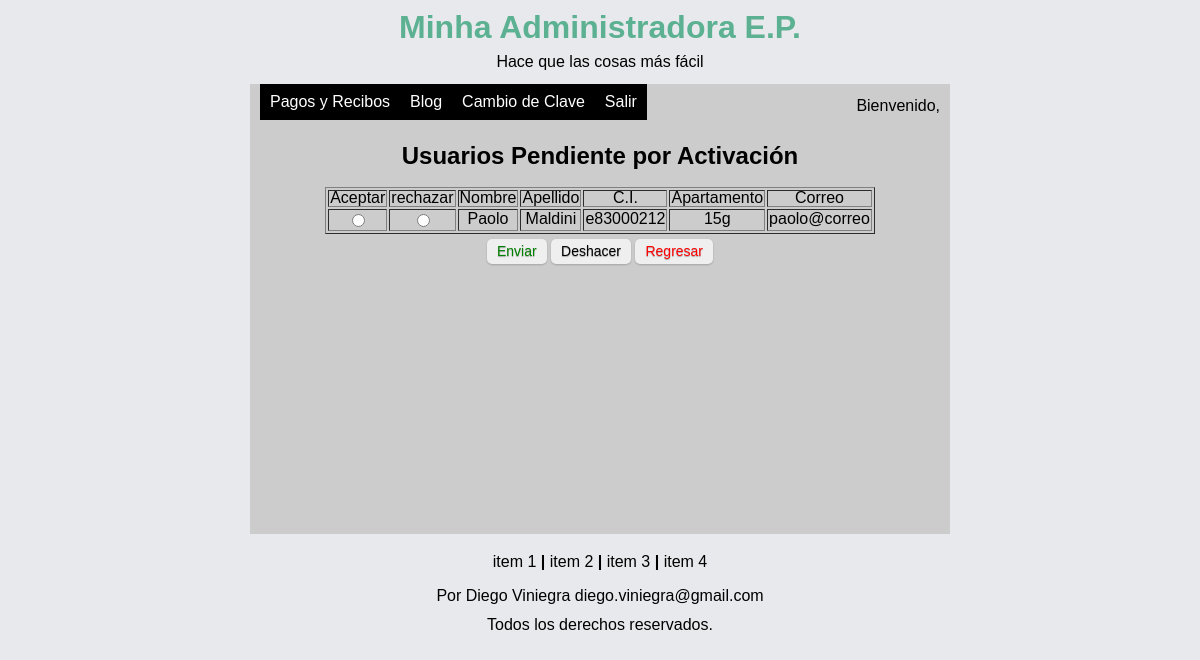
/pending_users.php, run on an earlier commit of the app's database.
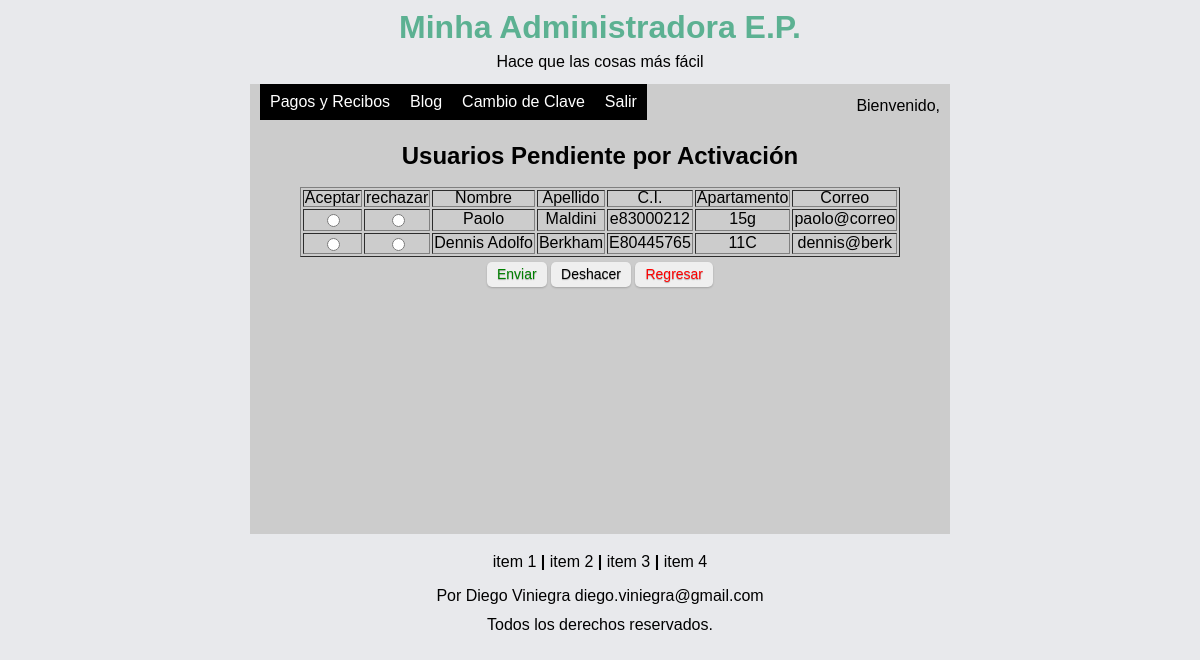
And on a later commit of the database.
### tables this page shows
CREATE TABLE `userdata` (
  `udata_id` smallint(5) unsigned NOT NULL AUTO_INCREMENT,
  `udata_name` varchar(50) NOT NULL,
  `udata_surname` varchar(50) NOT NULL,
  `udata_ci` varchar(10) NOT NULL COMMENT 'cedula o rif',
  `udata_number` varchar(8) NOT NULL COMMENT 'numero de apartamento',
  `udata_weight` decimal(8,4) NOT NULL COMMENT 'Porcentaje ponderado',
  `fk_user` smallint(5) unsigned NOT NULL,
  PRIMARY KEY (`udata_id`),
  KEY `fk_user` (`fk_user`),
  CONSTRAINT `link_users` FOREIGN KEY (`fk_user`) REFERENCES `users` (`user_id`)
);

### server.php (called while the page is built, shortened)
<?php
function q_exec($query){
    $res = mysql_query($query) or die("No puede procesar la consulta: " . mysql_error());
    return $res;
}
?>

### pending_users.php (the view, shortened to what this page needs)
<?php
require 'header.php';
require 'menu.php';
?>
<h2 align="center">Usuarios Pendiente por Activación</h2>
<form class="" action="pending_users.php" method="post">
    <table align="center" border="1">
    <?php
    require 'server.php';
    $q = "SELECT udata_name AS 'Nombre',
    		udata_surname AS 'Apellido',
            udata_ci AS 'C.I.',
            udata_number AS 'Apartamento',
    		user_user AS 'Correo'
        FROM users, userdata WHERE fk_user = user_id AND user_active = 0";
    $r = q_exec($q);
    ?><tr> <td>Aceptar</td><td>rechazar</td> <?php
    for ($i = 0; $i < mysql_num_fields($r); $i++) {
        ?><td align="center"><?php echo mysql_field_name($r, $i) ?></td><?php
    }
    ?></tr><?php
    while ($f = mysql_fetch_assoc($r)) {
        ?><tr>
            <td align="center"><input type="radio" name="<?php echo $f['Correo']; ?>" value="1"></td>
            <td align="center"><input type="radio" name="<?php echo $f['Correo']; ?>" value="2"></td>
            <?php
        foreach ($f as $key => $value) {
            ?><td align="center"><?php echo $lista[$key] = $value; ?></td><?php
        }
        ?></tr><?php
    }
     ?>
    </table>
    <div class="button_box" align="center">
        <button type="submit" name="pending_user_button" value="none" class="button_hot principal">Enviar</button>
        <button type="reset" class="button_hot">Deshacer</button>
        <button type="button" class="button_hot secundary" onclick="window.location.href='main.php'">Regresar</button>
    </div>
</form>
    <?php
require 'footer.php';
 ?>

### header.php (shortened to what this page needs)
<!DOCTYPE html>
<html>
    <head>
        <link href="/minha/statics/style.css" type="text/css" media="all" rel="stylesheet" />
    </head>
    <body>
        <header>
            <div class="titulo">
                <h1>Minha Administradora E.P.</h1>
                <p>Hace que las cosas más fácil</p>
            </div>

### menu.php (shortened to what this page needs)
	<ul class="nav">
		<li><a href="">Pagos y Recibos</a>
        </li>
		<li><a href="#">Blog</a></li>
		<li><a href="#">Cambio de Clave</a></li>
        <li><a href="/minha/login.php">Salir</a></li>
	</ul>
</header>
<main>
<br/>
<?php
echo "<div align='right' class='welcome'>Bienvenido, ".$_SESSION['name']."</div>";
?>

### footer.php
        </main>
        <footer>
            <div class="">
                <h4> <a href="#">item 1</a> |
                    <a href="#">item 2</a> |
                    <a href="#">item 3</a> |
                    <a href="#">item 4</a>
                </h4>
            </div>
            <div class="">
                <p>Por Diego Viniegra diego.viniegra@gmail.com</p>
                <p>Todos los derechos reservados.</p>
            </div>
        </footer>
    </body>
</html>

### statics/style.css (style rules this page uses)
body { background: #e8e9ec; font-family: Arial, Helvetica, Verdana, sans-serif; margin-top: 0; padding: 0; line-height: 80%; }
a { color: #5cb192; font-weight: normal; text-decoration: none; line-height: 100%; }
header { margin: auto; width: 760px; font-family: Arial, Helvetica, sans-serif; }
ul, ol { list-style: none; }
.nav > li { float: left; }
.nav li a { background-color:#000; color:#fff; text-decoration:none; padding:10px 10px; display:block; }
main { background-color: #ccc; width: 700px; height: 450px; margin: auto; }
.titulo { margin: auto; text-align: center; padding: 0; }
.titulo h1 { color: #5cb192; font-weight: bold; }
footer { text-align: center; }
footer a { color: #000; line-height: 50%; }
html { overflow: hidden; }
.button_box { padding: 5px; }
.button_hot { display: inline-block; outline: none; cursor: pointer; text-align: center; text-decoration: none; font: 14px Arial, Helvetica, sans-serif; padding:5px 10px 6px; text-shadow: 0 1px 1px rgba(0,0,0,.3); -webkit-border-radius: 5px; -moz-border-radius: 5px; border-radius: 5px; -webkit-box-shadow: 0 1px 2px rgba(0,0,0,.2); -moz-box-shadow: 0 1px 2px rgba(0,0,0,.2); box-shadow: 0 1px 2px rgba(0,0,0,.2); font-weight: normal; border:0; line-height:1; }
.principal { color: green; }
.secundary { color: red; }
.welcome { padding: 3px 10px; }
h2 { padding: 10px; padding-bottom: 2px; line-height: 80%; }

What changed in the data, as far as the page shows it:
added userdata: value "Dennis Adolfo", value "Berkham", value "E80445765", value "11C", value "dennis@berk"
